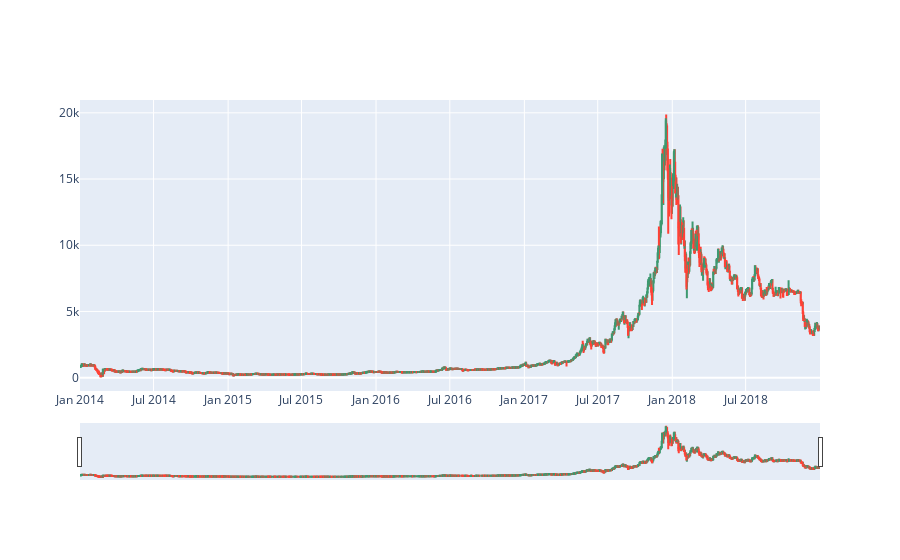

Notebook code for this chart:
### Markdown cell above
#### Candlestick chart 
It describes open, high, low and close for a given bitcoin price per day. The boxes represent the spread between the open and close values and the lines represent the spread between the low and high values. Sample points where the close value is higher (lower) then the open value are called increasing (decreasing). By default, increasing candles are drawn in green whereas decreasing are drawn in red.

### Code cell
fig = go.Figure(data=[go.Candlestick(x=data['Date'],
                open=data['Open'],
                high=data['High'],
                low=data['Low'],
                close=data['Price'])])

fig.show()

### Figure 1 — Plotly figure (JSON) as saved in the notebook; plotly's stock layout.template omitted (floating-point values rounded to 4 significant figures; data arrays with more than 128 entries replaced by an {"elided": "..."} marker saying what was removed)
{"data": [{"close": {"elided": "1826 float values"}, "high": {"elided": "1826 float values"}, "low": {"elided": "1826 float values"}, "open": {"elided": "1826 float values"}, "type": "candlestick", "x": {"elided": "1826 str values"}}], "layout": {}}
